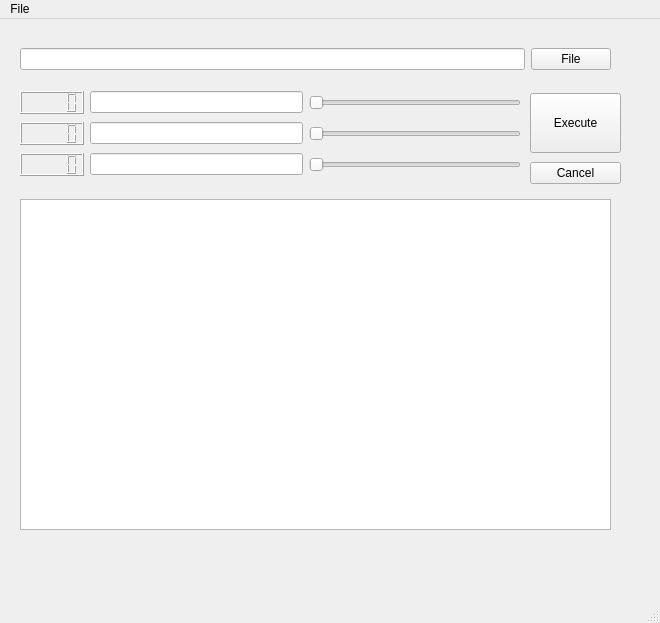
<?xml version="1.0" encoding="UTF-8"?>
<ui version="4.0">
 <class>Qt_CV_MainWindow</class>
 <widget class="QMainWindow" name="Qt_CV_MainWindow">
  <property name="geometry">
   <rect>
    <x>0</x>
    <y>0</y>
    <width>660</width>
    <height>623</height>
   </rect>
  </property>
  <property name="cursor">
   <cursorShape>ArrowCursor</cursorShape>
  </property>
  <property name="windowTitle">
   <string>MainWindow</string>
  </property>
  <property name="layoutDirection">
   <enum>Qt::LeftToRight</enum>
  </property>
  <widget class="QWidget" name="centralwidget">
   <widget class="QGraphicsView" name="pic_View">
    <property name="geometry">
     <rect>
      <x>20</x>
      <y>180</y>
      <width>591</width>
      <height>331</height>
     </rect>
    </property>
    <property name="minimumSize">
     <size>
      <width>591</width>
      <height>331</height>
     </size>
    </property>
    <property name="maximumSize">
     <size>
      <width>1000</width>
      <height>1000</height>
     </size>
    </property>
    <property name="mouseTracking">
     <bool>true</bool>
    </property>
    <property name="focusPolicy">
     <enum>Qt::NoFocus</enum>
    </property>
    <property name="autoFillBackground">
     <bool>false</bool>
    </property>
   </widget>
   <widget class="QWidget" name="verticalLayoutWidget">
    <property name="geometry">
     <rect>
      <x>20</x>
      <y>70</y>
      <width>501</width>
      <height>89</height>
     </rect>
    </property>
    <layout class="QVBoxLayout" name="verticalLayout_3">
     <property name="sizeConstraint">
      <enum>QLayout::SetDefaultConstraint</enum>
     </property>
     <property name="topMargin">
      <number>0</number>
     </property>
     <item>
      <layout class="QHBoxLayout" name="horizontalLayout_2">
       <property name="sizeConstraint">
        <enum>QLayout::SetMinimumSize</enum>
       </property>
       <item>
        <widget class="QLCDNumber" name="size_lcd"/>
       </item>
       <item>
        <widget class="QLineEdit" name="size_edit"/>
       </item>
       <item>
        <widget class="QSlider" name="size_slider">
         <property name="maximum">
          <number>260000</number>
         </property>
         <property name="orientation">
          <enum>Qt::Horizontal</enum>
         </property>
        </widget>
       </item>
      </layout>
     </item>
     <item>
      <layout class="QHBoxLayout" name="horizontalLayout_3">
       <item>
        <widget class="QLCDNumber" name="threshold1_lcd"/>
       </item>
       <item>
        <widget class="QLineEdit" name="threshold1_edit"/>
       </item>
       <item>
        <widget class="QSlider" name="threshold1_slider">
         <property name="maximum">
          <number>254</number>
         </property>
         <property name="orientation">
          <enum>Qt::Horizontal</enum>
         </property>
        </widget>
       </item>
      </layout>
     </item>
     <item>
      <layout class="QHBoxLayout" name="horizontalLayout_4">
       <item>
        <widget class="QLCDNumber" name="threshold2_lcd"/>
       </item>
       <item>
        <widget class="QLineEdit" name="threshold2_edit"/>
       </item>
       <item>
        <widget class="QSlider" name="threshold2_slider">
         <property name="maximum">
          <number>254</number>
         </property>
         <property name="orientation">
          <enum>Qt::Horizontal</enum>
         </property>
        </widget>
       </item>
      </layout>
     </item>
    </layout>
   </widget>
   <widget class="QWidget" name="horizontalLayoutWidget_5">
    <property name="geometry">
     <rect>
      <x>20</x>
      <y>20</y>
      <width>591</width>
      <height>41</height>
     </rect>
    </property>
    <layout class="QHBoxLayout" name="horizontalLayout_5">
     <item>
      <widget class="QLineEdit" name="file_edit"/>
     </item>
     <item>
      <widget class="QPushButton" name="file_button">
       <property name="text">
        <string>File</string>
       </property>
      </widget>
     </item>
    </layout>
   </widget>
   <widget class="QWidget" name="verticalLayoutWidget_2">
    <property name="geometry">
     <rect>
      <x>530</x>
      <y>70</y>
      <width>91</width>
      <height>101</height>
     </rect>
    </property>
    <layout class="QVBoxLayout" name="verticalLayout">
     <property name="sizeConstraint">
      <enum>QLayout::SetNoConstraint</enum>
     </property>
     <property name="topMargin">
      <number>1</number>
     </property>
     <property name="bottomMargin">
      <number>1</number>
     </property>
     <item>
      <widget class="QPushButton" name="exec_button">
       <property name="minimumSize">
        <size>
         <width>80</width>
         <height>60</height>
        </size>
       </property>
       <property name="text">
        <string>Execute</string>
       </property>
      </widget>
     </item>
     <item>
      <widget class="QPushButton" name="cancel_button">
       <property name="focusPolicy">
        <enum>Qt::StrongFocus</enum>
       </property>
       <property name="acceptDrops">
        <bool>true</bool>
       </property>
       <property name="text">
        <string>Cancel</string>
       </property>
      </widget>
     </item>
    </layout>
   </widget>
  </widget>
  <widget class="QMenuBar" name="menubar">
   <property name="geometry">
    <rect>
     <x>0</x>
     <y>0</y>
     <width>660</width>
     <height>24</height>
    </rect>
   </property>
   <widget class="QMenu" name="menuFile">
    <property name="title">
     <string>File</string>
    </property>
    <addaction name="actionQuit"/>
   </widget>
   <addaction name="menuFile"/>
  </widget>
  <widget class="QStatusBar" name="statusbar"/>
  <action name="actionQuit">
   <property name="text">
    <string>Quit</string>
   </property>
  </action>
 </widget>
 <resources/>
 <connections>
  <connection>
   <sender>actionQuit</sender>
   <signal>triggered()</signal>
   <receiver>Qt_CV_MainWindow</receiver>
   <slot>close()</slot>
   <hints>
    <hint type="sourcelabel">
     <x>-1</x>
     <y>-1</y>
    </hint>
    <hint type="destinationlabel">
     <x>374</x>
     <y>299</y>
    </hint>
   </hints>
  </connection>
  <connection>
   <sender>threshold1_slider</sender>
   <signal>valueChanged(int)</signal>
   <receiver>threshold1_lcd</receiver>
   <slot>display(int)</slot>
   <hints>
    <hint type="sourcelabel">
     <x>413</x>
     <y>508</y>
    </hint>
    <hint type="destinationlabel">
     <x>53</x>
     <y>508</y>
    </hint>
   </hints>
  </connection>
  <connection>
   <sender>threshold2_slider</sender>
   <signal>valueChanged(int)</signal>
   <receiver>threshold2_lcd</receiver>
   <slot>display(int)</slot>
   <hints>
    <hint type="sourcelabel">
     <x>413</x>
     <y>539</y>
    </hint>
    <hint type="destinationlabel">
     <x>53</x>
     <y>539</y>
    </hint>
   </hints>
  </connection>
  <connection>
   <sender>size_slider</sender>
   <signal>valueChanged(int)</signal>
   <receiver>size_lcd</receiver>
   <slot>display(int)</slot>
   <hints>
    <hint type="sourcelabel">
     <x>413</x>
     <y>477</y>
    </hint>
    <hint type="destinationlabel">
     <x>53</x>
     <y>477</y>
    </hint>
   </hints>
  </connection>
  <connection>
   <sender>threshold1_edit</sender>
   <signal>textChanged(QString)</signal>
   <receiver>threshold1_lcd</receiver>
   <slot>display(QString)</slot>
   <hints>
    <hint type="sourcelabel">
     <x>197</x>
     <y>507</y>
    </hint>
    <hint type="destinationlabel">
     <x>53</x>
     <y>508</y>
    </hint>
   </hints>
  </connection>
  <connection>
   <sender>threshold2_edit</sender>
   <signal>textChanged(QString)</signal>
   <receiver>threshold2_lcd</receiver>
   <slot>display(QString)</slot>
   <hints>
    <hint type="sourcelabel">
     <x>197</x>
     <y>538</y>
    </hint>
    <hint type="destinationlabel">
     <x>53</x>
     <y>539</y>
    </hint>
   </hints>
  </connection>
  <connection>
   <sender>size_edit</sender>
   <signal>textChanged(QString)</signal>
   <receiver>size_lcd</receiver>
   <slot>display(QString)</slot>
   <hints>
    <hint type="sourcelabel">
     <x>197</x>
     <y>476</y>
    </hint>
    <hint type="destinationlabel">
     <x>53</x>
     <y>477</y>
    </hint>
   </hints>
  </connection>
 </connections>
</ui>
